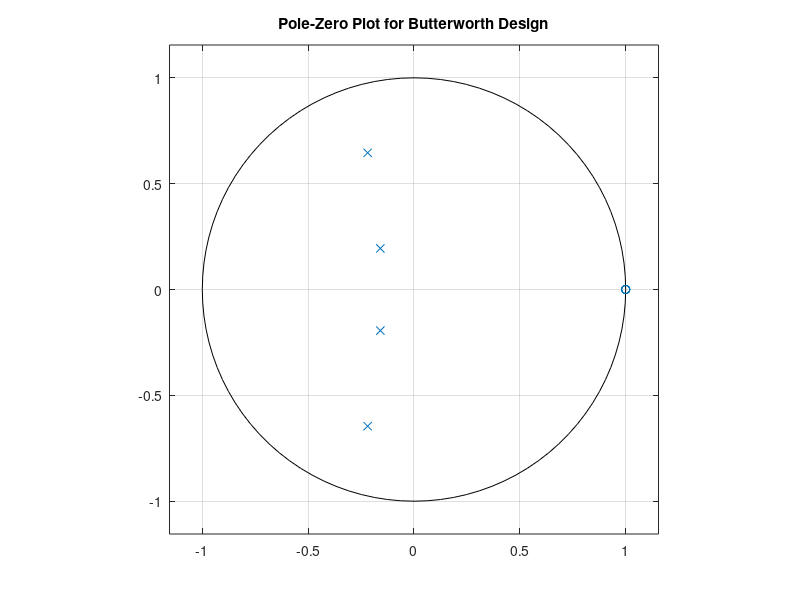
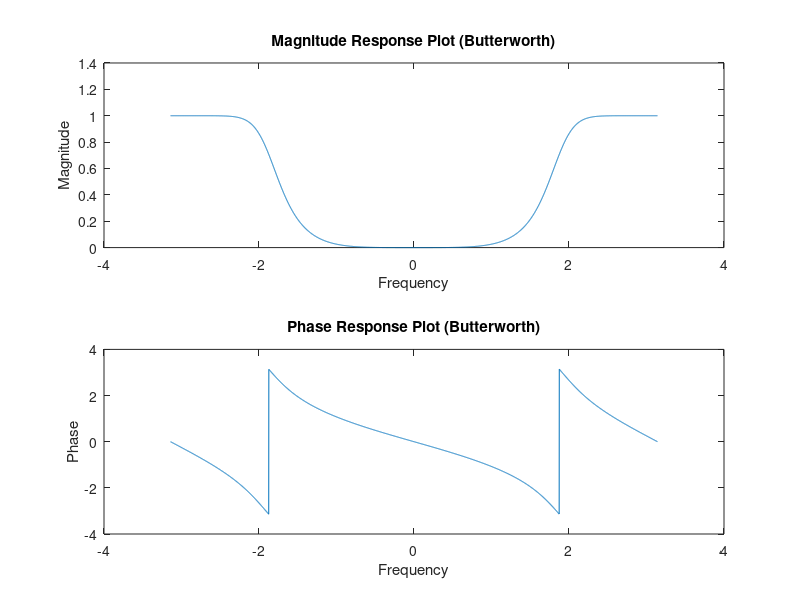

Write the MATLAB code that produced these figures, in order.
%Write a MATLAB program to design an IIR digital highpass filter using Butterworth approximation. 
%Determine order, cut off frequency, pole-zero pattern and frequency response plots. 
%Obtain second order cascade structure for the designed IIR filter.
%Specifications: 
%w_s = 0.35pi    delta_s = 0.1
%w_p = 0.65pi    delta_p = 0.1
%Note: Use in-built functions: buttord, butter, tf2sos.

delta_s = 0.1;
delta_p = 0.1;
Ap = -20*log10(1 - delta_p);
As = -20*log10(delta_s);
w_p = 0.65;
w_s = 0.35;
[N_butter, Wn_butter] = buttord(w_p, w_s, Ap, As);
[B_butter, A_butter] = butter(N_butter, Wn_butter, 'high');
figure(1);
zplane(B_butter, A_butter);
title('Pole-Zero Plot for Butterworth Design');
printer = sprintf('For Butterworth Filter');
disp(printer);
printer = sprintf('Order of Filter = %f',N_butter);
disp(printer);  %#ok<*DSPS>
printer = sprintf('Cut off Frequency = %f',Wn_butter);
disp(printer);
figure(2);
w = -pi:pi/2048:pi;
H_butter = freqz(B_butter, A_butter, w);
subplot(2,1,1);
plot(w,abs(H_butter));
xlabel('Frequency');
ylabel('Magnitude');
title('Magnitude Response Plot (Butterworth)');
subplot(2,1,2);
plot(w,angle(H_butter));
xlabel('Frequency');
ylabel('Phase');
title('Phase Response Plot (Butterworth)');
[SOS_butter, G_butter] = tf2sos(B_butter, A_butter);
disp('Second Order Sections :');
disp(SOS_butter);